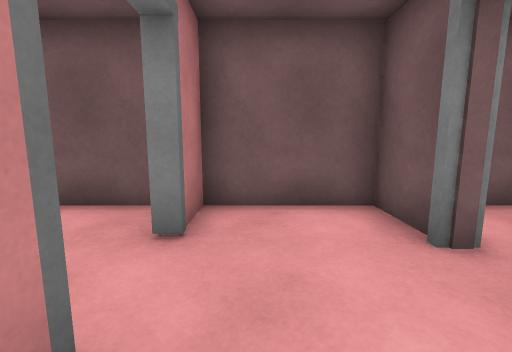
View 1 (above)

16 first-person views from a walk through a Unity game level. The camera is 1.2 m above the floor, tilts 8° down and sees 90° across. The floor is counted in squares, 1 m on a side. Each view is taken from the middle of a square. On the plan, view 1 faces up. The plan holds only what a view shows up to about 12 squares ahead; the rest is blank. The player is left out. Door leaves are left out, so doorways stand open. Surface patterns are stand-ins for the level's own textures.

View 2
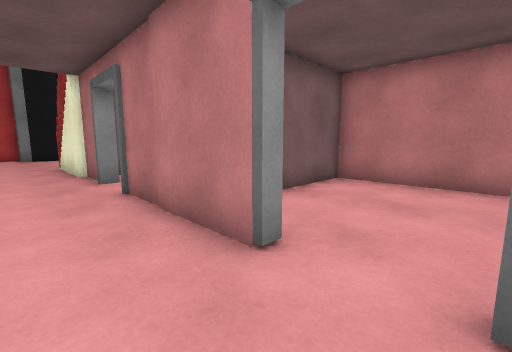

View 3
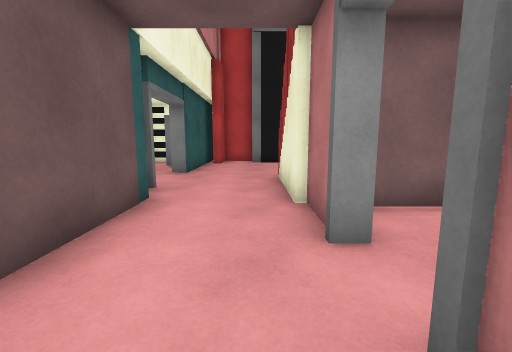

View 4
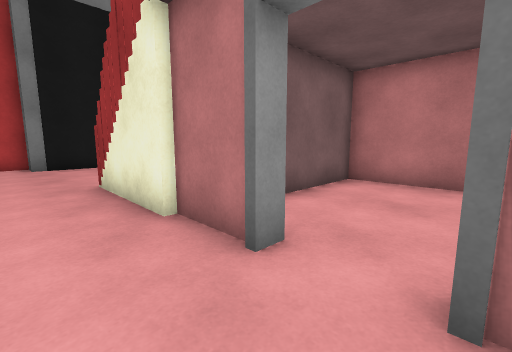

View 5
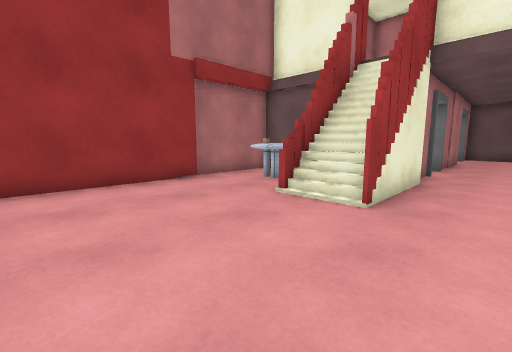

View 6
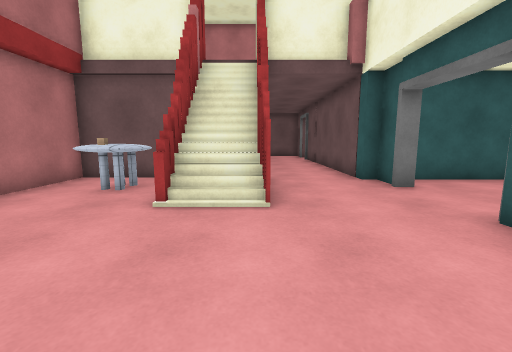

View 7
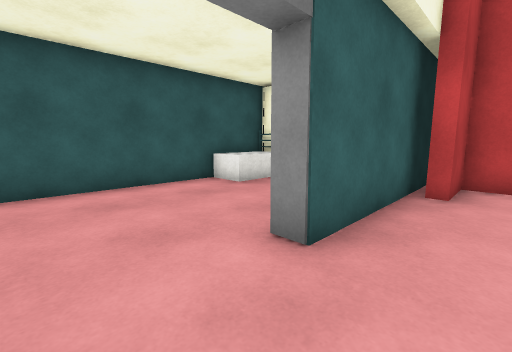

View 8
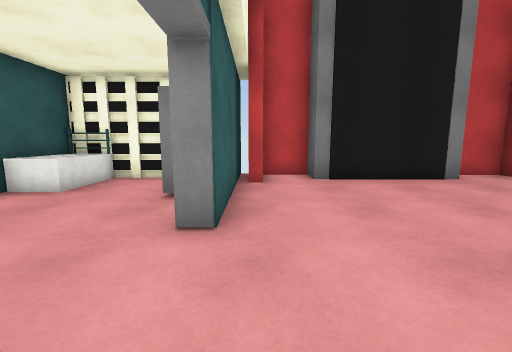

View 9
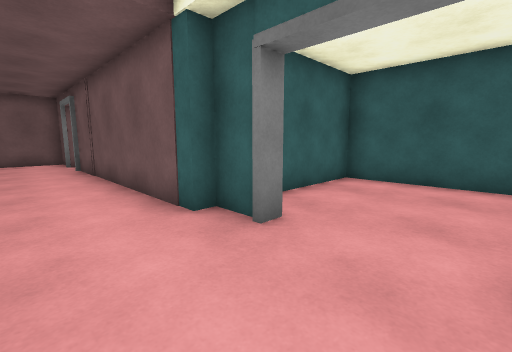

View 10
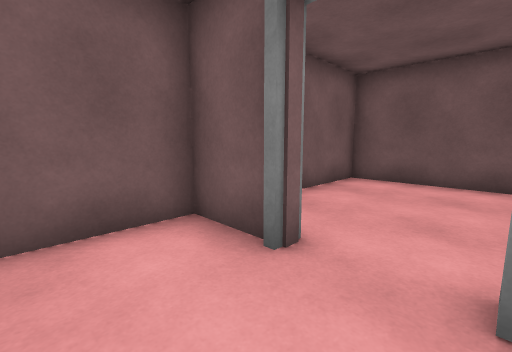

View 11
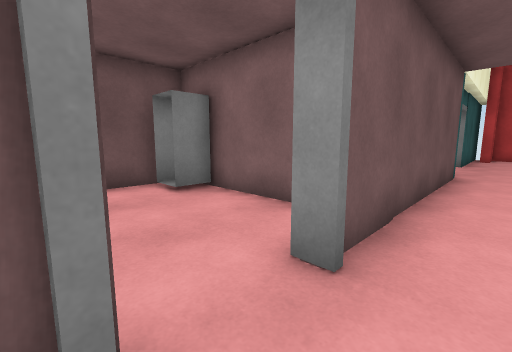

View 12
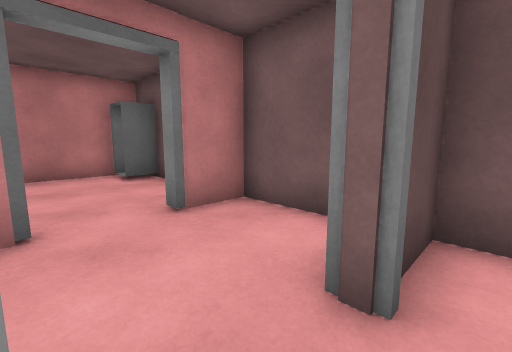

View 13
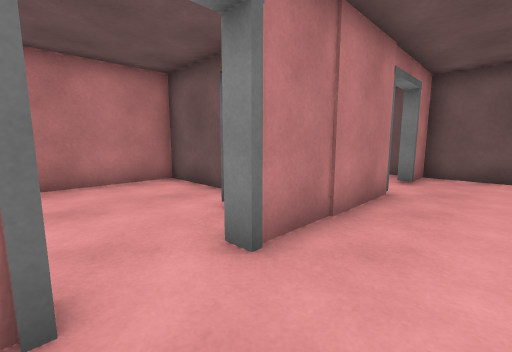

View 14
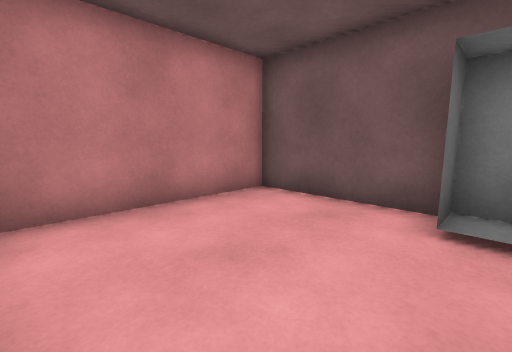

View 15
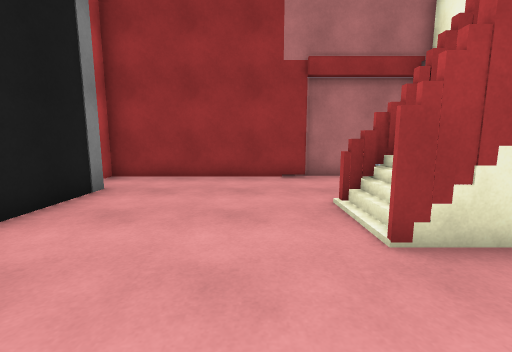

View 16
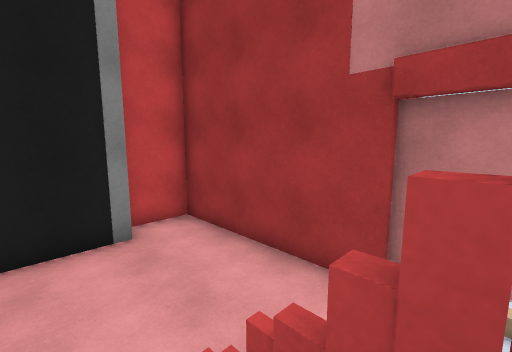

### Floor plan
Key: @ floor where view 1 was taken; # wall or solid block; . floor; / step, stairs or slope; D open door; = window, fence, low wall or low ledge; ^ raised ledge; O other object.
Columns run from 7 left of view 1 to 8 right of it. Each row starts with its distance up from view 1.
  5   ##############
  4 #.....#..#.....#
  3 #.....D..#.....#
  2 #.....D..D.....#
  1 #.....#..D.....#
  0 #.....#@.#.....#
 -1 #######..#######
 -2 #.....#..#
 -3 #.....#..#
 -4 #.....D..#
 -5 #.....D..#
 -6 #.....#..#
 -7 #####/#..##DDD##
 -8 #.OO#/#...#....#
 -9 #.OO#/#...D....#
-10 #...=/#...D....#
-11 #.........D....#
-12 #.........#....#
-13 #.........#....#
-14 #.........#...^#
-15 #........## ..^#
-16 #..#####.#######
-17 ####   ####

Where each view was taken, in squares from view 1:
view 1: 0 up, 0 right, facing up
view 2: 3 up, 1 right, facing down-left
view 3: 2 down, 0 right, facing down
view 4: 3 down, 1 right, facing down-left
view 5: 15 down, 1 right, facing up-left
view 6: 15 down, 1 left, facing up
view 7: 9 down, 1 right, facing down-right
view 8: 8 down, 2 right, facing down
view 9: 11 down, 0 right, facing up-right
view 10: 1 up, 0 right, facing up-right
view 11: 3 up, 1 right, facing down-right
view 12: 1 up, 3 right, facing up-left
view 13: 5 down, 1 right, facing up-left
view 14: 6 down, 2 left, facing up-left
view 15: 12 down, 2 right, facing left
view 16: 9 down, 2 left, facing down-left
